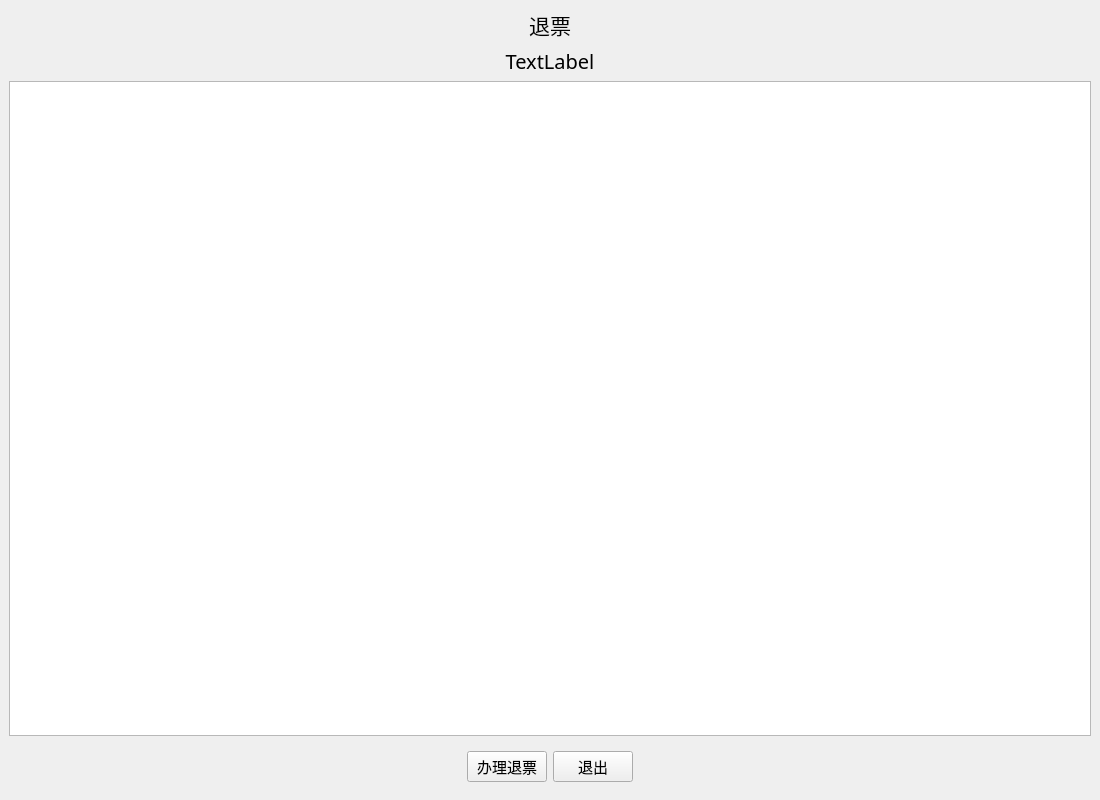
<?xml version="1.0" encoding="UTF-8"?>
<ui version="4.0">
 <class>userReturn</class>
 <widget class="QMainWindow" name="userReturn">
  <property name="geometry">
   <rect>
    <x>0</x>
    <y>0</y>
    <width>1100</width>
    <height>800</height>
   </rect>
  </property>
  <property name="font">
   <font>
    <family>黑体</family>
   </font>
  </property>
  <property name="windowTitle">
   <string>退票</string>
  </property>
  <widget class="QWidget" name="centralwidget">
   <layout class="QVBoxLayout" name="verticalLayout">
    <item>
     <widget class="QLabel" name="label">
      <property name="font">
       <font>
        <pointsize>16</pointsize>
       </font>
      </property>
      <property name="text">
       <string>退票</string>
      </property>
      <property name="alignment">
       <set>Qt::AlignCenter</set>
      </property>
     </widget>
    </item>
    <item>
     <widget class="QLabel" name="label_tt">
      <property name="font">
       <font>
        <pointsize>15</pointsize>
       </font>
      </property>
      <property name="text">
       <string>TextLabel</string>
      </property>
      <property name="alignment">
       <set>Qt::AlignCenter</set>
      </property>
     </widget>
    </item>
    <item>
     <widget class="QTableWidget" name="tickettableWidget"/>
    </item>
    <item>
     <widget class="QWidget" name="widget_11" native="true">
      <layout class="QHBoxLayout" name="horizontalLayout">
       <item>
        <spacer name="horizontalSpacer_19">
         <property name="orientation">
          <enum>Qt::Horizontal</enum>
         </property>
         <property name="sizeHint" stdset="0">
          <size>
           <width>40</width>
           <height>20</height>
          </size>
         </property>
        </spacer>
       </item>
       <item>
        <widget class="QPushButton" name="returnBtn">
         <property name="font">
          <font>
           <pointsize>11</pointsize>
          </font>
         </property>
         <property name="text">
          <string>办理退票</string>
         </property>
        </widget>
       </item>
       <item>
        <widget class="QPushButton" name="cancelBtn">
         <property name="font">
          <font>
           <pointsize>11</pointsize>
          </font>
         </property>
         <property name="text">
          <string>退出</string>
         </property>
        </widget>
       </item>
       <item>
        <spacer name="horizontalSpacer_20">
         <property name="orientation">
          <enum>Qt::Horizontal</enum>
         </property>
         <property name="sizeHint" stdset="0">
          <size>
           <width>40</width>
           <height>20</height>
          </size>
         </property>
        </spacer>
       </item>
      </layout>
     </widget>
    </item>
   </layout>
  </widget>
 </widget>
 <resources/>
 <connections/>
</ui>
